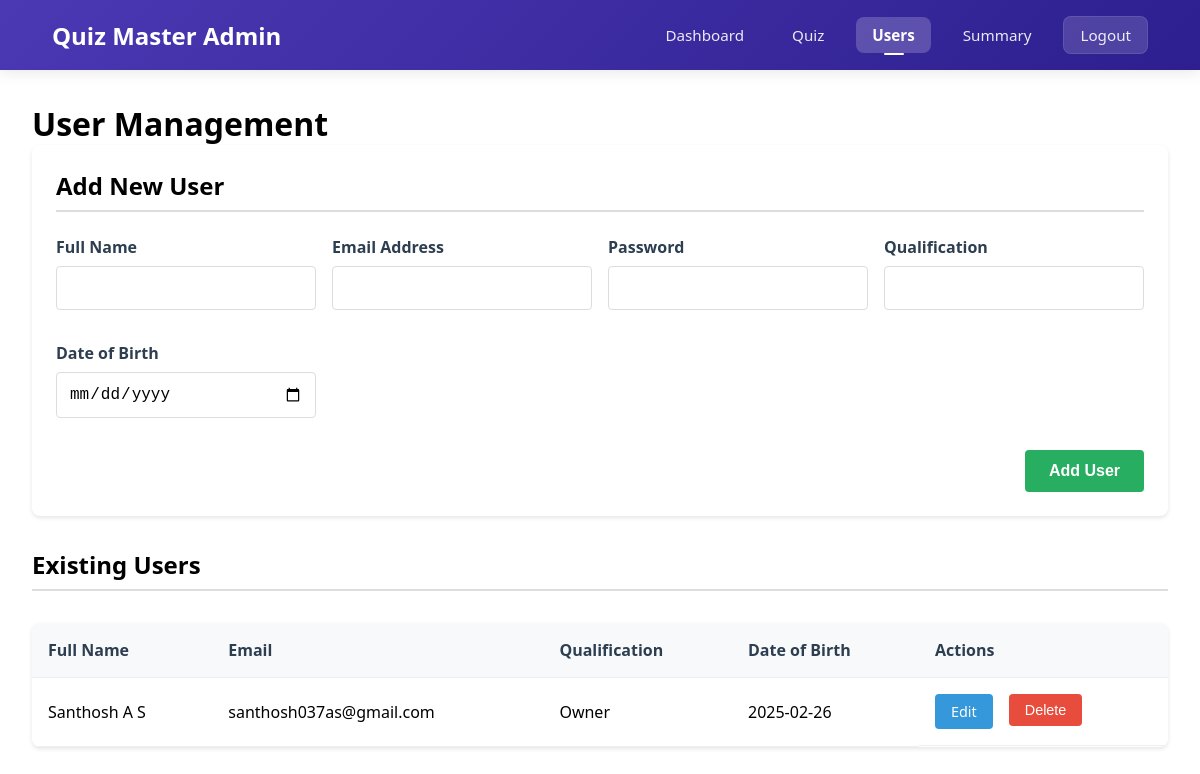
Page /users (signed in) on the earlier database version.
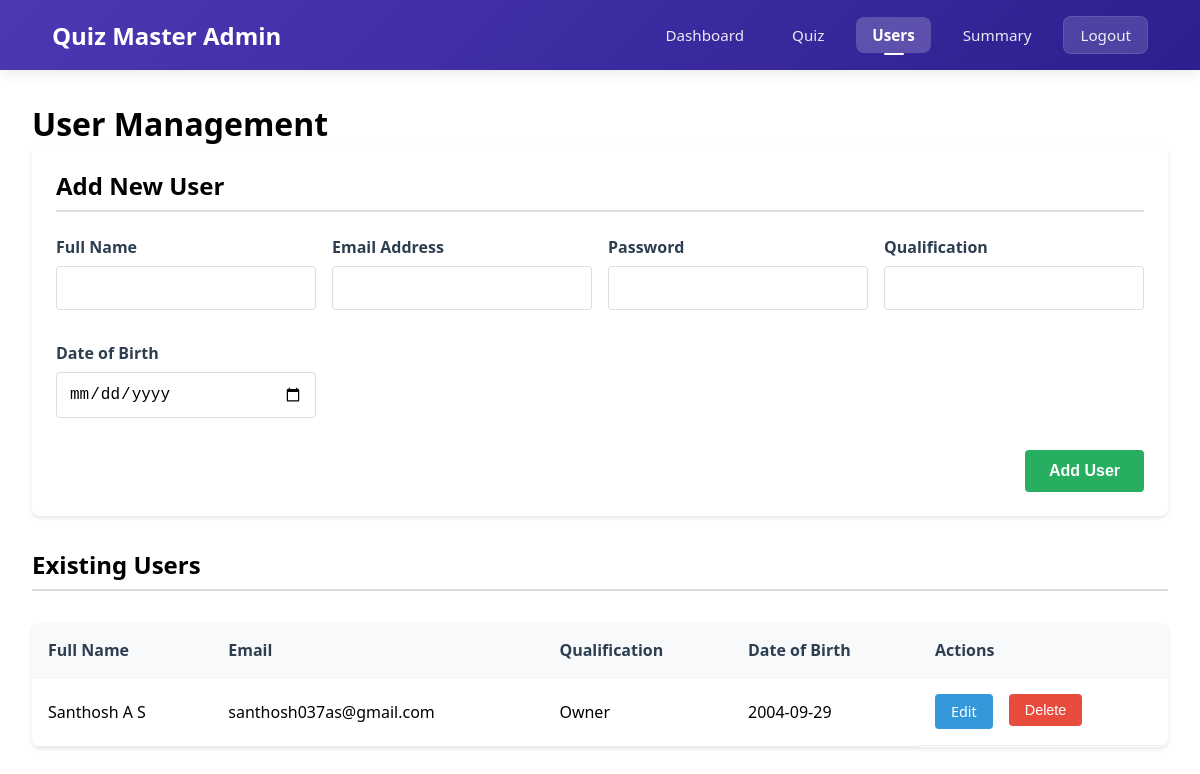
Same page on the later database version.
### app.py (models this page shows, shortened)
class User(db.Model):
    __table_args__ = {'extend_existing': True}
    id = db.Column(db.Integer, primary_key=True)
    email = db.Column(db.String(120), unique=True, nullable=False)
    password = db.Column(db.String(200), nullable=False)
    full_name = db.Column(db.String(100), nullable=False)
    qualification = db.Column(db.String(100), nullable=False)
    dob = db.Column(db.Date, nullable=False)
    is_admin = db.Column(db.Boolean, default=False)
    quiz_attempts = db.relationship('QuizAttempt', back_populates='user', lazy=True)

### app.py (the view)
@app.route('/users')
@admin_required
def users():
    try:
        all_users = User.query.filter(User.id != session['user_id']).all()
        return render_template('admin/users.html', active_page='users', users=all_users)
    except Exception as e:
        flash('Error loading users. Please try again.', 'error')
        return redirect(url_for('admin_dashboard'))

### app.py (called while the page is built)
def get_current_user():
    if 'user_id' in session:
        return User.query.get(session['user_id'])
    return None

@app.context_processor
def utility_processor():
    return dict(current_user=get_current_user())

def admin_required(f):
    @wraps(f)
    def decorated_function(*args, **kwargs):
        if 'user_id' not in session:
            flash('Please login first.', 'error')
            return redirect(url_for('login'))
        user = User.query.get(session['user_id'])
        if not user or not user.is_admin:
            flash('Admin access required.', 'error')
            return redirect(url_for('dashboard'))
        return f(*args, **kwargs)
    return decorated_function

### templates/admin/users.html (shortened to what this page needs)
<!DOCTYPE html>
<html lang="en">
<head>
    <link href="/static/navbar.css" rel="stylesheet">
</head>
<body>
    <nav class="navbar">
        <div class="nav-container">
            <div style="font-size: 150%;color: white;font-weight: bold;">
                Quiz Master Admin
            </div>
            <div class="nav-links">
                <a href="{{ url_for('admin_dashboard') }}" {% if active_page == 'home' %}class="active"{% endif %}>
                    Dashboard
                </a>
                <a href="{{ url_for('admin_quiz') }}" {% if active_page == 'quiz' %}class="active"{% endif %}>
                    Quiz
                </a>
                <a href="{{ url_for('users') }}" {% if active_page == 'users' %}class="active"{% endif %}>
                    Users
                </a>
                <a href="{{ url_for('admin_summary') }}" {% if active_page == 'summary' %}class="active"{% endif %}>
                    Summary
                </a>
                <a href="{{ url_for('logout') }}" class="logout-btn">
                    Logout
                </a>
            </div>
        </div>
    </nav>
    <main class="users-container">
        <h1>User Management</h1>
        <div class="add-user-card">
            <h2 class="section-title">Add New User</h2>
            <form action="{{ url_for('add_user') }}" method="POST" class="add-user-form">
                <div class="form-group">
                    <label for="full_name">Full Name</label>
                    <input type="text" id="full_name" name="full_name" class="form-control" required>
                </div>
                <div class="form-group">
                    <label for="email">Email Address</label>
                    <input type="email" id="email" name="email" class="form-control" required>
                </div>
                <div class="form-group">
                    <label for="password">Password</label>
                    <input type="password" id="password" name="password" class="form-control" required>
                </div>
                <div class="form-group">
                    <label for="qualification">Qualification</label>
                    <input type="text" id="qualification" name="qualification" class="form-control" required>
                </div>
                <div class="form-group">
                    <label for="dob">Date of Birth</label>
                    <input type="date" id="dob" name="dob" class="form-control" required>
                </div>
                <button type="submit" class="btn-add-user">Add User</button>
            </form>
        </div>
        <h2 class="section-title">Existing Users</h2>
        {% if users %}
        <table class="users-table">
            <thead>
                <tr>
                    <th>Full Name</th>
                    <th>Email</th>
                    <th>Qualification</th>
                    <th>Date of Birth</th>
                    <th>Actions</th>
                </tr>
            </thead>
            <tbody>
                {% for user in users %}
                <tr>
                    <td>{{ user.full_name }}</td>
                    <td>{{ user.email }}</td>
                    <td>{{ user.qualification }}</td>
                    <td>{{ user.dob.strftime('%Y-%m-%d') }}</td>
                    <td class="actions-cell">
                        <a href="{{ url_for('edit_user', user_id=user.id) }}" class="btn btn-edit">Edit</a>
                        <form action="{{ url_for('delete_user', user_id=user.id) }}" method="POST" style="display: inline;">
                            <button type="submit" class="btn btn-delete" onclick="return confirm('Are you sure you want to delete this user?')">
                                Delete
                            </button>
                        </form>
                    </td>
                </tr>
                {% endfor %}
            </tbody>
        </table>
        {% else %}
        <div class="no-users">
            <h3>No users found</h3>
            <p>There are currently no registered users in the system.</p>
        </div>
        {% endif %}
    </main>
</body>
</html>

### static/navbar.css (style rules this page uses)
.navbar, .navbar-nav, .nav-item, .nav-link { all: unset; display: revert; }
* { margin: 0; padding: 0; box-sizing: border-box; }
body { font-family: 'Segoe UI', Tahoma, Geneva, Verdana, sans-serif; }
.navbar { background: linear-gradient(135deg, #4b38b3 0%, #2d1f8f 100%); padding: 1rem 2rem; box-shadow: 0 2px 15px rgba(0, 0, 0, 0.1); position: sticky; top: 0; z-index: 1000; display: flex; align-items: center; justify-content: space-between; }
.nav-container { max-width: 1200px; margin: 0 auto; display: flex; justify-content: space-between; align-items: center; width: 100%; }
.nav-links { display: flex; gap: 1rem; align-items: center; }
.nav-links a { color: rgba(255, 255, 255, 0.9); text-decoration: none; padding: 0.5rem 1rem; border-radius: 8px; font-size: 0.95rem; font-weight: 500; transition: all 0.3s ease; position: relative; }
.nav-links a.active { background: rgba(255, 255, 255, 0.2); color: white; font-weight: 600; }
.nav-links a.active::after { content: ''; position: absolute; bottom: -2px; left: 50%; transform: translateX(-50%); width: 20px; height: 2px; background-color: white; border-radius: 2px; }
.logout-btn { background-color: rgba(255, 255, 255, 0.15); color: white; padding: 0.5rem 1.2rem; border-radius: 8px; font-weight: 500; transition: all 0.3s ease; border: 1px solid rgba(255, 255, 255, 0.1); }
.nav-container { display: flex; justify-content: space-between; align-items: center; padding: 0 20px; max-width: 1200px; margin: 0 auto; }

### templates/admin/users.html (style rules this page uses)
.users-container { padding: 2rem; }
.users-table { width: 100%; border-collapse: collapse; background: white; border-radius: 8px; overflow: hidden; box-shadow: 0 2px 4px rgba(0,0,0,0.1); margin-top: 2rem; }
.users-table th, .users-table td { padding: 1rem; text-align: left; border-bottom: 1px solid #eee; }
.users-table th { background-color: #f8f9fa; font-weight: 600; color: #2c3e50; }
.btn { padding: 0.5rem 1rem; border-radius: 4px; cursor: pointer; font-size: 0.9rem; text-decoration: none; border: none; }
.btn-edit { background-color: #3498db; color: white; margin-right: 0.5rem; }
.btn-delete { background-color: #e74c3c; color: white; }
.add-user-card { background: white; border-radius: 8px; padding: 1.5rem; box-shadow: 0 2px 4px rgba(0,0,0,0.1); margin-bottom: 2rem; }
.add-user-form { display: grid; grid-template-columns: repeat(auto-fit, minmax(250px, 1fr)); gap: 1rem; }
.form-group { margin-bottom: 1rem; }
.form-group label { display: block; margin-bottom: 0.5rem; font-weight: 600; color: #2c3e50; }
.form-control { width: 100%; padding: 0.75rem; border: 1px solid #ddd; border-radius: 4px; font-size: 1rem; }
.btn-add-user { background-color: #27ae60; color: white; border: none; padding: 0.75rem 1.5rem; border-radius: 4px; cursor: pointer; font-size: 1rem; font-weight: 600; grid-column: 1 / -1; width: max-content; justify-self: end; }
.section-title { border-bottom: 2px solid #ddd; padding-bottom: 0.5rem; margin-bottom: 1.5rem; }
.actions-cell { display: flex; gap: 0.5rem; }

Differences in the rows shown:
changed User "Santhosh A S": dob "2025-02-26" → "2004-09-29"
